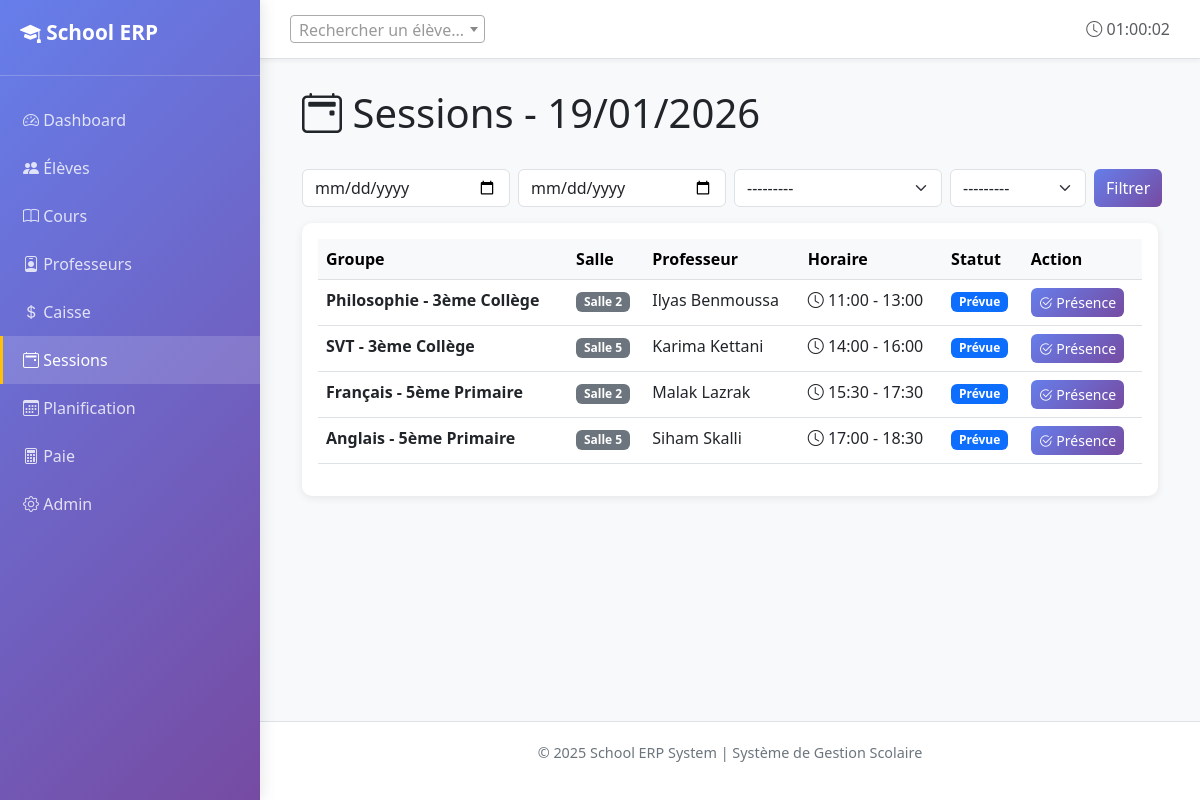
/sessions/today/, run on the app's committed database.
### core/models.py (models this page shows, shortened)
class Session(models.Model):
    STATUS_CHOICES = [
        ('PLANNED', 'Planned'),
        ('DONE', 'Done'),
        ('CANCELLED', 'Cancelled'),
    ]
    group = models.ForeignKey(CourseGroup, on_delete=models.CASCADE, related_name='sessions')
    date = models.DateField()
    start_time = models.TimeField()
    end_time = models.TimeField()
    room = models.ForeignKey(
        Room,
        null=True,
        blank=True,
        on_delete=models.PROTECT,
        verbose_name='Salle (override)'
    )
    status = models.CharField(max_length=10, choices=STATUS_CHOICES, default='PLANNED')
    notes = models.TextField(blank=True)
    created_at = models.DateTimeField(auto_now_add=True)
    class Meta:
        verbose_name = 'Session'
        verbose_name_plural = 'Sessions'
        ordering = ['-date', 'start_time']
        indexes = [
            models.Index(fields=['date']),
        ]

class CourseGroup(models.Model):
    DAYS_CHOICES = [
        ('MON', 'Lundi'),
        ('TUE', 'Mardi'),
        ('WED', 'Mercredi'),
        ('THU', 'Jeudi'),
        ('FRI', 'Vendredi'),
        ('SAT', 'Samedi'),
        ('SUN', 'Dimanche'),
    ]
    name = models.CharField(max_length=100, verbose_name="Nom du groupe")
    subject = models.CharField(max_length=100, verbose_name="Matière")
    level = models.CharField(max_length=50, verbose_name="Niveau")
    monthly_price = models.DecimalField(
        max_digits=8,
        decimal_places=2,
        validators=[MinValueValidator(Decimal('0.01'))],
        verbose_name="Prix mensuel (DH)"
    )
    teacher = models.ForeignKey(
        Teacher,
        on_delete=models.PROTECT,
        related_name='course_groups',
        verbose_name="Professeur"
    )
    room = models.ForeignKey(
        Room,
        on_delete=models.PROTECT,
        related_name='course_groups',
        verbose_name="Salle"
    )
    schedule_day = models.CharField(
        max_length=3,
        choices=DAYS_CHOICES,
        verbose_name="Jour"
    )
    start_time = models.TimeField(verbose_name="Heure de début")
    end_time = models.TimeField(verbose_name="Heure de fin")
    is_active = models.BooleanField(default=True, verbose_name="Actif")
    created_at = models.DateTimeField(auto_now_add=True)
    class Meta:
        verbose_name = "Groupe de cours"
        verbose_name_plural = "Groupes de cours"
        ordering = ['schedule_day', 'start_time', 'name']
        unique_together = [['room', 'schedule_day', 'start_time']]

class Room(models.Model):
    name = models.CharField(max_length=50, unique=True, verbose_name="Nom de la salle")
    capacity = models.PositiveIntegerField(
        validators=[MinValueValidator(1)],
        verbose_name="Capacité"
    )
    is_active = models.BooleanField(default=True, verbose_name="Active")
    class Meta:
        verbose_name = "Salle"
        verbose_name_plural = "Salles"
        ordering = ['name']
    def __str__(self):
        return f"{self.name} ({self.capacity} places)"

class Teacher(models.Model):
    name = models.CharField(max_length=100, verbose_name="Nom complet")
    phone = models.CharField(max_length=20, verbose_name="Téléphone")
    email = models.EmailField(blank=True, verbose_name="Email")
    hourly_rate = models.DecimalField(
        max_digits=8,
        decimal_places=2,
        validators=[MinValueValidator(Decimal('0.01'))],
        verbose_name="Tarif horaire (DH)"
    )
    is_active = models.BooleanField(default=True, verbose_name="Actif")
    created_at = models.DateTimeField(auto_now_add=True)
    class Meta:
        verbose_name = "Professeur"
        verbose_name_plural = "Professeurs"
        ordering = ['name']
    def __str__(self):
        return f"{self.name} ({self.hourly_rate} DH/h)"

### core/views.py (the view)
# urls.py: path('sessions/today/', views.sessions_today, name='sessions_today'),
def sessions_today(request):
	today = timezone.now().date()
	sessions_qs = Session.objects.filter(date=today).select_related('group', 'group__teacher', 'group__room')
	session_filter = SessionFilter(request.GET, queryset=sessions_qs)
	sessions = session_filter.qs
	return render(request, 'core/sessions_today.html', {'sessions': sessions, 'today': today, 'filter': session_filter})

### core/templatetags/nav_active.py (called while the page is built)
@register.simple_tag(takes_context=True)
def active_if(context, *names):
    request = context.get("request")
    if not request or not request.resolver_match:
        return ""
    return "active" if request.resolver_match.url_name in names else ""

### templates/core/sessions_today.html (shortened to what this page needs)
{% extends 'core/base.html' %}
{% block content %}
<div class="container-fluid">
    <div class="d-flex justify-content-between align-items-center mb-4">
        <h1><i class="bi bi-calendar2-event"></i> Sessions - {{ today|date:"d/m/Y" }}</h1>
    </div>
    <div class="mb-3">
        <form method="get" class="row g-2">
            <div class="col-md-3">{{ filter.form.date_after }}</div>
            <div class="col-md-3">{{ filter.form.date_before }}</div>
            <div class="col-md-3">{{ filter.form.teacher }}</div>
            <div class="col-md-2">{{ filter.form.room }}</div>
            <div class="col-md-1 d-grid"><button class="btn btn-primary">Filtrer</button></div>
        </form>
    </div>
    <div class="card">
        <div class="card-body">
            {% if sessions %}
                <div class="table-responsive">
                    <table class="table table-hover">
                        <thead class="table-light">
                            <tr>
                                <th>Groupe</th>
                                <th>Salle</th>
                                <th>Professeur</th>
                                <th>Horaire</th>
                                <th>Statut</th>
                                <th>Action</th>
                            </tr>
                        </thead>
                        <tbody>
                            {% for s in sessions %}
                                <tr>
                                    <td><strong>{{ s.group.name }}</strong></td>
                                    <td><span class="badge bg-secondary">{{ s.group.room.name }}</span></td>
                                    <td>{{ s.group.teacher.name }}</td>
                                    <td>
                                        <i class="bi bi-clock"></i>
                                        {{ s.start_time|time:"H:i" }} - {{ s.end_time|time:"H:i" }}
                                    </td>
                                    <td>
                                        {% if s.status == 'DONE' %}
                                            <span class="badge bg-success">✓ Terminée</span>
                                        {% elif s.status == 'CANCELLED' %}
                                            <span class="badge bg-danger">✗ Annulée</span>
                                        {% else %}
                                            <span class="badge bg-primary">Prévue</span>
                                        {% endif %}
                                    </td>
                                    <td>
                                        <a href="/sessions/{{ s.id }}/attendance/" class="btn btn-sm btn-primary">
                                            <i class="bi bi-check2-circle"></i> Présence
                                        </a>
                                    </td>
                                </tr>
                            {% endfor %}
                        </tbody>
                    </table>
                </div>
            {% else %}
                <div class="alert alert-info mb-0">
                    <i class="bi bi-info-circle"></i> Aucune session aujourd'hui
                </div>
            {% endif %}
        </div>
    </div>
</div>
{% endblock %}

### templates/core/base.html (style rules this page uses)
:root { --primary-color: #0d6efd; --secondary-color: #6c757d; --success-color: #198754; --danger-color: #dc3545; --warning-color: #ffc107; }
body { display: flex; min-height: 100vh; background-color: #f8f9fa; }
.card { border: none; border-radius: 10px; box-shadow: 0 2px 8px rgba(0,0,0,0.08); transition: transform 0.2s, box-shadow 0.2s; }
.btn { border-radius: 6px; font-weight: 500; transition: all 0.3s; }
.btn-primary { background: linear-gradient(135deg, #667eea 0%, #764ba2 100%); border: none; }

### data on the page
Session: group.name "Philosophie - 3ème Collège", group.room.name "Salle 2", group.teacher.name "Ilyas Benmoussa", start_time "11:00", end_time "13:00", status "Prévue"
Session: group.name "SVT - 3ème Collège", group.room.name "Salle 5", group.teacher.name "Karima Kettani", start_time "14:00", end_time "16:00", status "Prévue"
Session: group.name "Français - 5ème Primaire", group.room.name "Salle 2", group.teacher.name "Malak Lazrak", start_time "15:30", end_time "17:30", status "Prévue"
Session: group.name "Anglais - 5ème Primaire", group.room.name "Salle 5", group.teacher.name "Siham Skalli", start_time "17:00", end_time "18:30", status "Prévue"
